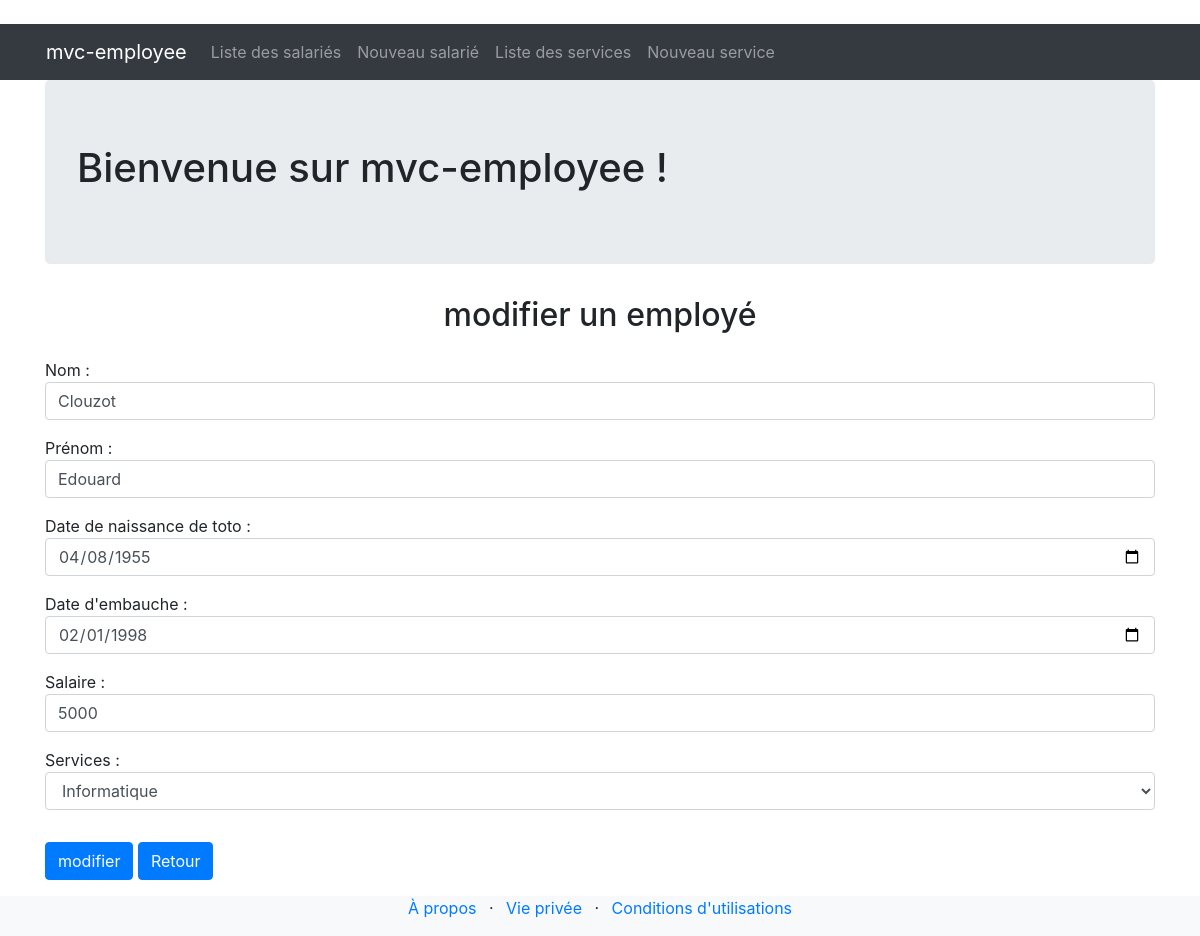
The app's page /mvc-employees/employee/editView/20 with its own data.
### tables this page shows
CREATE TABLE `employee` (
  `id` int NOT NULL,
  `lastName` varchar(100) NOT NULL DEFAULT '',
  `firstName` varchar(50) NOT NULL DEFAULT '',
  `birthDate` date NOT NULL,
  `hireDate` date NOT NULL,
  `salary` int NOT NULL DEFAULT '0',
  `departementId` varchar(50) NOT NULL DEFAULT ''
);

### src/Lib/Renderer.php (called while the page is built, shortened)
<?php
class Renderer
{
    public static function render(string $path, array $var = []): void
    {
        extract($var);
        require('src/View/' . $path . '.view.php');
        require('src/layout.php');
    }
}

### src/Controller/EmployeeController.php (called while the page is built, shortened)
<?php
class EmployeeController extends Controller
{
    private $model;
    public function __construct(EmployeeManager $employeeManager)
    {
        $this->model = $employeeManager;
    }
    public function editView()
    {
        $id = filter_var($_GET['id'], FILTER_VALIDATE_INT);
        $manager = $this->model;
        $db = new Database;
        $departementManager = new DepartementManager($db);
        $employee = $manager->findById($id);
        $departements = $departementManager->findAll();
        Renderer::Render("employee/modifier", compact('employee', 'departements'));
    }
}

### index.php (called while the page is built, shortened)
<?php
Application::start();

### src/Model/Model.php (called while the page is built, shortened)
<?php
class Model
{
    protected $db;
    protected $table;
    protected $class;
    public function __construct($db)
    {
        $this->db = $db->getPdo();
    }
    public function findAll()
    {
        $req = $this->db->prepare("SELECT * FROM $this->table");
        $req->execute();
        $req->setFetchMode(PDO::FETCH_CLASS, $this->class);
        return $req->fetchAll();
    }
    public function findById($id)
    {
        $req = $this->db->prepare("SELECT * FROM $this->table WHERE id = :id");
        $req->bindValue(':id', (int)$id);
        $req->execute();
        $req->setFetchMode(PDO::FETCH_CLASS, $this->class);
        return $req->fetch();
    }
}

### src/Lib/Database.php (called while the page is built, shortened)
<?php
class Database
{
    private $pdo;
    public function __construct()
    {
        $dsn = "mysql:host=" . DB_HOST . ";dbname=" . DB_NAME;
        try {
            $this->pdo = new PDO($dsn, DB_USER, DB_PASSWORD);
            $this->pdo->setAttribute(PDO::ATTR_ERRMODE, PDO::ERRMODE_EXCEPTION);
		    $this->pdo->exec("SET NAMES utf8");
        } catch (PDOException $e) {
            die('Erreur de connexion à la base de données : ' . $e->getMessage());
        }
    }
    public function getPdo()
    {
        return $this->pdo;
    }
}

### src/Model/EmployeeManager.php (called while the page is built, shortened)
<?php
class EmployeeManager extends Model
{
        protected $table = "employee";
        protected $class  = 'App\Entity\Employee';
        public function findById($id)
        {
                $req = $this->db->prepare("SELECT * FROM $this->table WHERE id = :id");
                $req->bindValue(':id', (int)$id);
                $req->execute();
                $req->setFetchMode(PDO::FETCH_CLASS, $this->class);
                $employee =  $req->fetch();
                if (!empty($employee)) {
                        $db = new Database;
                        $departementManager = new DepartementManager($db);
                        $employee->setDepartement($departementManager->findById($employee->getDepartementId()));
                }
                return $employee;
        }
}

### src/Entity/Employee.php (called while the page is built, shortened)
<?php
class Employee extends Entity
{
    private $lastName;
    private $firstName;
    private $birthDate;
    private $hireDate;
    private $salary;
    private $departementId;
    public function getLastName()
    {
        return $this->lastName;
    }
    public function getFirstName()
    {
        return $this->firstName;
    }
    public function getBirthDate()
    {
        return new DateTime($this->birthDate);
    }
    public function getHireDate()
    {
        return new DateTime($this->hireDate);
    }
    public function getSalary()
    {
        return $this->salary;
    }
    public function getDepartementId()
    {
        return $this->departementId;
    }
}

### src/Entity/Entity.php (called while the page is built, shortened)
<?php
class Entity{
    protected $id;
    public function getId()
    {
        return $this->id;
    }
}

### src/Entity/Departement.php (called while the page is built, shortened)
<?php
class Departement extends Entity
{
    private $name;
    public function getName()
    {
        return $this->name;
    }
}

### src/View/employee/modifier.view.php (the view, shortened to what this page needs)
<section class="hero-banner d-flex align-items-center">
  <div class="container text-center">
    <h2>modifier un employé</h2>
  </div>
</section>
<section class="contact-section area-padding">
  <div class="container">
    <div class="row">
      <div class="col-lg-12">
        <form class="form-contact contact_form" method="post" action="/mvc-employees/employee/edit">
          <div class="row">
          <div class="col-12">
            </div>
            <div class="col-12">
              <div class="form-group">
                Nom : <input class="form-control" type="text" name="lastName" value="<?= $employee->getLastName(); ?>">
              </div>
            </div>
            <div class="col-12">
              <div class="form-group">
                Prénom : <input class="form-control" type="text" name="firstName" value="<?= $employee->getFirstName(); ?>">
              </div>
            </div>
            <div class="col-12">
              <div class="form-group">
                Date de naissance de toto : <input class="form-control" type="date" name="birthDate" value="<?= $employee->getBirthDate()->format('Y-m-d'); ?>">
              </div>
            </div>
            <div class="col-12">
              <div class="form-group">
                Date d'embauche : <input class="form-control" type="date" name="hireDate" value="<?= $employee->getHireDate()->format('Y-m-d'); ?>">
              </div>
            </div>
            <div class="col-12">
              <div class="form-group">
                Salaire : <input class="form-control" type="text" name="salary" value="<?= $employee->getSalary(); ?>">
              </div>
            </div>
             <div class="col-12">
            <div class="form-group">
                Services :
                <select class="form-control" name ="departementId">
                <?php
                foreach ($departements as $departement){ ?>
                  <option value ="<?= $departement->getId();?>"<?= ($departement->getId() === $employee->getDepartementId()) ? "selected" : "" ?>><?= $departement->getName(); ?> </option>
                  <?php } ?>
                </select>
              </div>
            </div>
          </div>
          <div class="form-group mt-3">
            <input type="submit" class="btn btn-primary" name="modifier" value="modifier">
            <input type="button" class="btn btn-primary" value="Retour" onClick="document.location.href = document.referrer" />
          </div>
        </form>
      </div>
    </div>
  </div>
</section>

### records on screen
employee: lastName "Clouzot", firstName "Edouard", birthDate "04/08/1955", hireDate "02/01/1998", salary "5000"

### other values on screen
form field departementId "Informatique"
